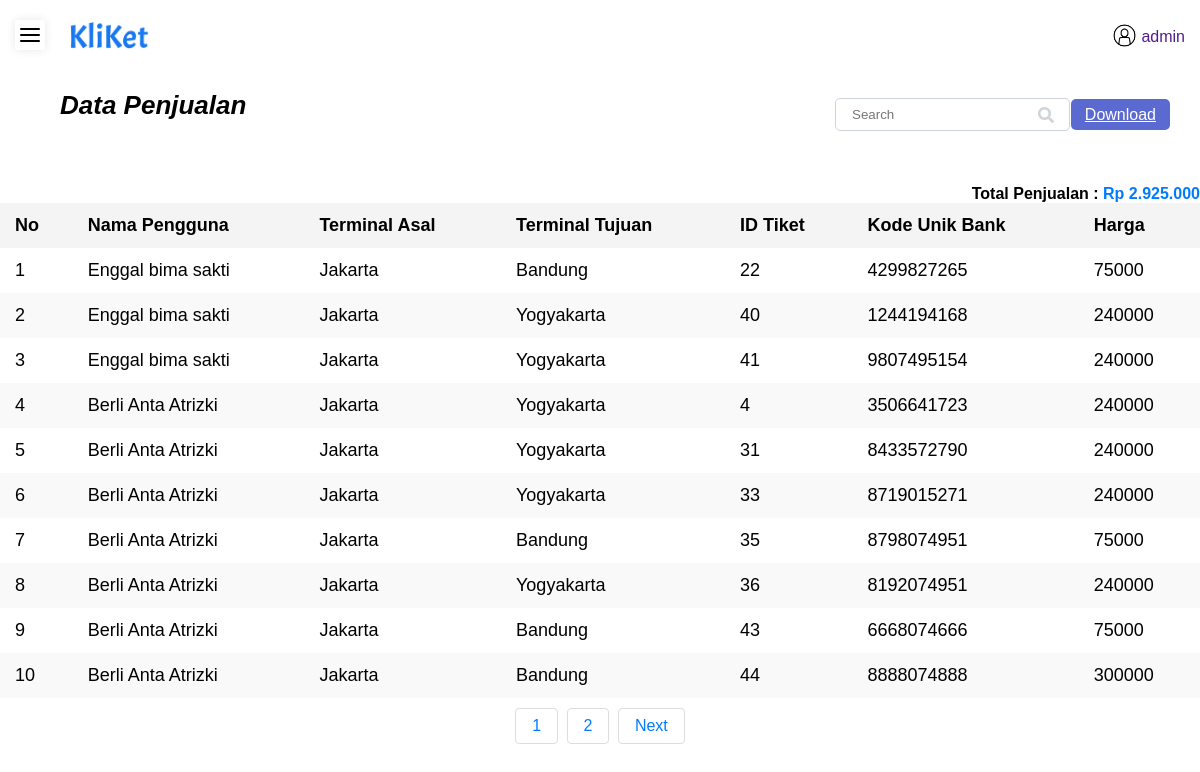
Page /admin/admpenjualan.php (signed in) on the committed database.
### tables this page shows
CREATE TABLE `tiket` (
  `tiketID` int(11) NOT NULL,
  `ruteID` int(11) NOT NULL,
  `userID` int(11) NOT NULL,
  `pembayaran` int(11) DEFAULT NULL,
  `status_kehadiran` varchar(20) DEFAULT 'Belum Ditentukan',
  `bukti_pembayaran` varchar(255) DEFAULT NULL,
  `kode_unik_bank` varchar(255) DEFAULT NULL,
  `valid` tinyint(1) NOT NULL DEFAULT 0
);

CREATE TABLE `pengguna` (
  `userid` int(11) NOT NULL,
  `username` varchar(255) NOT NULL,
  `nama` varchar(255) NOT NULL,
  `email` varchar(255) NOT NULL
);

CREATE TABLE `rute` (
  `ruteID` int(11) NOT NULL,
  `waktu_berangkat` time NOT NULL,
  `asal` varchar(255) NOT NULL,
  `tanggal_berangkat` date NOT NULL,
  `tujuan` varchar(255) DEFAULT NULL,
  `busID` int(11) DEFAULT NULL,
  `harga` int(11) DEFAULT NULL
);

### admin/admpenjualan.php (the view, shortened to what this page needs)
<!DOCTYPE html>
<html lang="en">
<head>
    <link rel="stylesheet" href="../css/style(12).css">
    <link rel="stylesheet" href="https://cdnjs.cloudflare.com/ajax/libs/font-awesome/5.15.4/css/all.min.css">
</head>
<body>
    <?php
    include 'adminnavbar.php';
    $limit = 10;
    $page = isset($_GET['page']) ? (int)$_GET['page'] : 1;
    $start = ($page > 1) ? ($page * $limit) - $limit : 0;
    $result = $conn->query("SELECT COUNT(*) AS total FROM tiket WHERE valid = 1");
    $total = $result->fetch_assoc()['total'];
    $pages = ceil($total / $limit);
    $query = $conn->query("
        SELECT t.tiketID, p.nama, r.asal, r.tujuan, r.harga, t.kode_unik_bank
        FROM tiket t
        JOIN pengguna p ON t.userID = p.userID
        JOIN rute r ON t.ruteID = r.ruteID
        WHERE t.valid = 1
        LIMIT $start, $limit
    ");
    $total_query = $conn->query("
        SELECT SUM(r.harga) AS total_penjualan
        FROM tiket t
        JOIN rute r ON t.ruteID = r.ruteID
        WHERE t.valid = 1
    ");
    $total_penjualan = $total_query->fetch_assoc()['total_penjualan'];
    ?>
    <div class="main-content">
        <nav>
            <div class="text">Data Penjualan</div>
            <form class="search-form" method="GET" action="admpenjualan.php">
                <div class="search-box">
                    <input type="text" name="search" class="form-control" placeholder="Search">
                    <i class="fas fa-search"></i>
                </div>
            </form>
            <div class="dropdown">
                <a href="../database/exportfile.php?type=csv" class="dropbtn">Download</a>
            </div>
        </nav>
        <div class="table-container">
            <div class="total-container">
                Total Penjualan : <span>Rp <?php echo number_format($total_penjualan, 0, ',', '.'); ?></span>
            </div>
            <table class="order-table" id="ticketTable">
                <thead>
                    <tr>
                        <th>No</th>
                        <th>Nama Pengguna</th>
                        <th>Terminal Asal</th>
                        <th>Terminal Tujuan</th>
                        <th>ID Tiket</th>
                        <th>Kode Unik Bank</td>
                        <th>Harga</th>
                    </tr>
                </thead>
                <tbody>
                <?php
                    $no = $start + 1;
                    while ($row = $query->fetch_assoc()):
                    ?>
                        <tr>
                            <td><?php echo $no++; ?></td>
                            <td><?php echo $row['nama']; ?></td>
                            <td><?php echo $row['asal']; ?></td>
                            <td><?php echo $row['tujuan']; ?></td>
                            <td><?php echo $row['tiketID']; ?></td>
                            <td><?php echo $row['kode_unik_bank']; ?></td>
                            <td><?php echo $row['harga']; ?></td>
                        </tr>
                    <?php
                    endwhile;
                    ?>
                </tbody>
            </table>
            <div class="pagination">
                <?php for ($i = 1; $i <= $pages; $i++): ?>
                    <a href="?page=<?php echo $i; ?>"><?php echo $i; ?></a>
                <?php endfor; ?>
                <?php if ($page < $pages): ?>
                    <a href="?page=<?php echo $page + 1; ?>">Next</a>
                <?php endif; ?>
            </div>
        </div>
    </div>
</body>
</html>

### css/style(12).css (style rules this page uses)
* { margin: 0; padding: 0; box-sizing: border-box; }
body { font-family: Arial, sans-serif; }
nav { display: flex; align-items: center; justify-content: space-between; flex-wrap: wrap; }
.text { position: absolute; top: 80px; left: 50px; margin: 10px; font-size: 26px; font-family: 'Poppins', sans-serif; font-weight: bold; font-style: italic; }
.main-content { width: 100%; margin: 60px auto; text-align: center; display: flex; flex-direction: column; align-items: center; justify-content: center; min-height: 100vh; padding: 20px; box-sizing: border-box; }
.search-form, .add-route-button { margin-left: auto; display: flex; align-items: center; position: absolute; top: 105px; right: 130px; z-index: 999; }
.table-container { overflow-x: auto; width: 100%; margin-top: 35px; margin-left: 0; margin-right: 0; position: absolute; top: 140px; }
.order-table { width: 100%; border-collapse: collapse; border-spacing: 0 10px; font-size: 18px; text-align: left; margin: 0; padding: 0; }
.order-table th, .order-table td { padding: 12px 15px; border: none; }
.order-table th { background-color: #f4f4f4; }
.order-table tbody tr:nth-child(even) { background-color: #f9f9f9; }
.search-box { position: relative; margin-bottom: 1rem; top: -7px; }
.search-box input { width: 100%; padding: 0.5rem 2.5rem 0.5rem 1rem; border-radius: 5px; border: 1px solid #ced4da; }
.search-box i { position: absolute; right: 1rem; top: 50%; transform: translateY(-50%); color: #ced4da; }
.pagination { margin: 10px 0; text-align: center; }
.pagination a { display: inline-block; padding: 8px 16px; margin: 0 2px; border: 1px solid #ddd; color: #007bff; text-decoration: none; border-radius: 4px; }
.total-container { text-align: right; margin-top: 10px; font-weight: bold; }
.total-container span { color: #007bff; }
.dropdown { position: absolute; top: 106px; right: 30px; }
.dropbtn { background-color: #5B6AD0; color: white; padding: 7px 14px; font-size: 16px; border: none; cursor: pointer; border-radius: 5px; }

### rows in the picture
tiket: pengguna.nama "Enggal bima sakti", ruteID.asal "Jakarta", ruteID.tujuan "Bandung", tiketID "22", kode_unik_bank "4299827265", ruteID.harga "75000"
tiket: pengguna.nama "Enggal bima sakti", ruteID.asal "Jakarta", ruteID.tujuan "Yogyakarta", tiketID "40", kode_unik_bank "1244194168", ruteID.harga "240000"
tiket: pengguna.nama "Enggal bima sakti", ruteID.asal "Jakarta", ruteID.tujuan "Yogyakarta", tiketID "41", kode_unik_bank "9807495154", ruteID.harga "240000"
tiket: pengguna.nama "Berli Anta Atrizki", ruteID.asal "Jakarta", ruteID.tujuan "Yogyakarta", tiketID "4", kode_unik_bank "3506641723", ruteID.harga "240000"
tiket: pengguna.nama "Berli Anta Atrizki", ruteID.asal "Jakarta", ruteID.tujuan "Yogyakarta", tiketID "31", kode_unik_bank "8433572790", ruteID.harga "240000"
tiket: pengguna.nama "Berli Anta Atrizki", ruteID.asal "Jakarta", ruteID.tujuan "Yogyakarta", tiketID "33", kode_unik_bank "8719015271", ruteID.harga "240000"
tiket: pengguna.nama "Berli Anta Atrizki", ruteID.asal "Jakarta", ruteID.tujuan "Bandung", tiketID "35", kode_unik_bank "8798074951", ruteID.harga "75000"
tiket: pengguna.nama "Berli Anta Atrizki", ruteID.asal "Jakarta", ruteID.tujuan "Yogyakarta", tiketID "36", kode_unik_bank "8192074951", ruteID.harga "240000"
tiket: pengguna.nama "Berli Anta Atrizki", ruteID.asal "Jakarta", ruteID.tujuan "Bandung", tiketID "43", kode_unik_bank "6668074666", ruteID.harga "75000"
tiket: pengguna.nama "Berli Anta Atrizki", ruteID.asal "Jakarta", ruteID.tujuan "Bandung", tiketID "44", kode_unik_bank "8888074888", ruteID.harga "300000"

### other values in the picture
$_SESSION['username'] "admin"
$total_penjualan "2.925.000"
